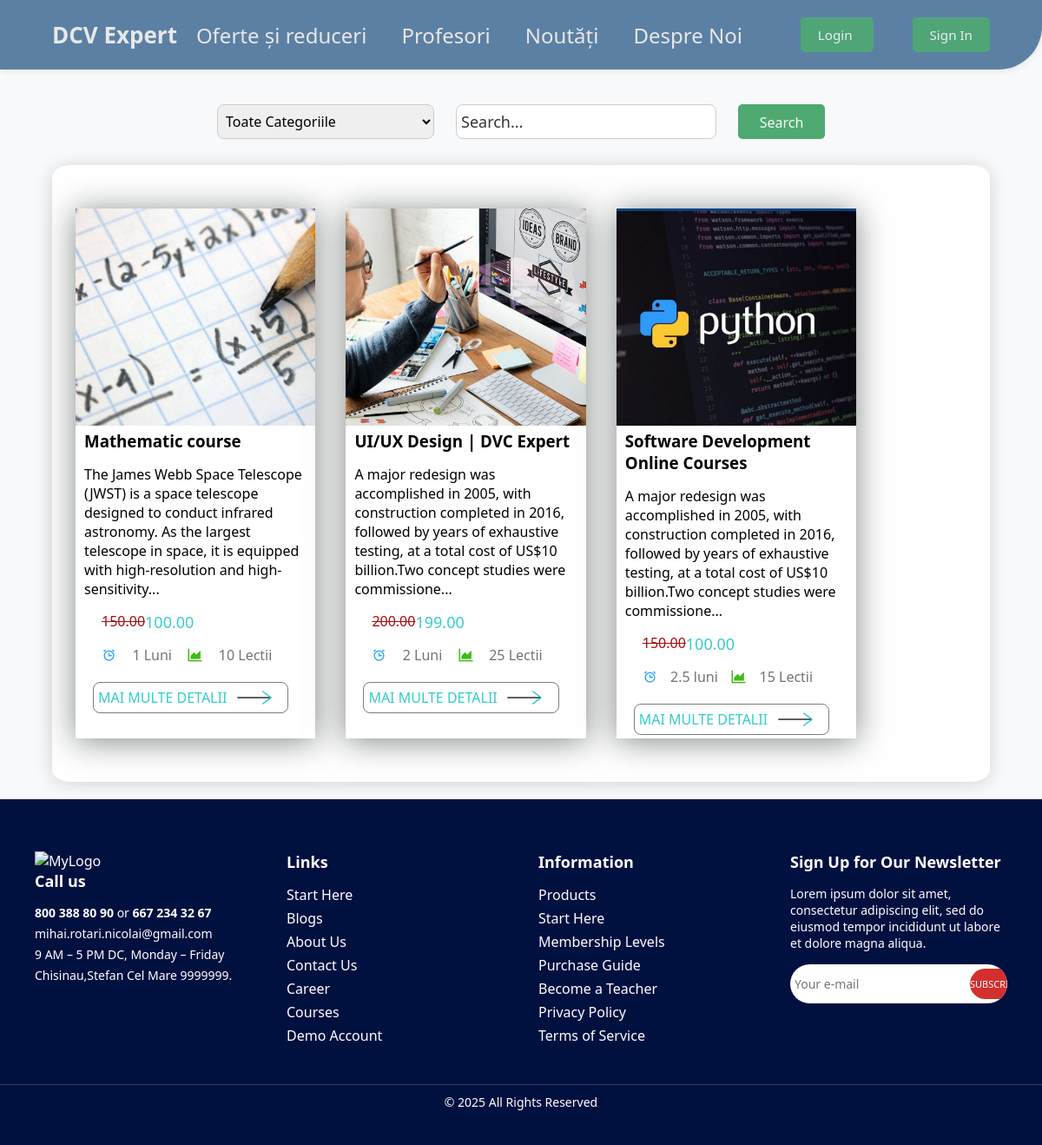
Page /courses/ on the committed database.
### DCVExpert/models.py (models this page shows, shortened)
class CoursCategory(models.Model):
    Category_name = models.CharField(max_length=255)

class Course(models.Model):
    name = models.CharField(max_length=510)
    photo = models.ImageField(upload_to=course_image_upload_path)
    price = models.ForeignKey('Price', on_delete=models.SET_NULL, null=True)
    about = models.ForeignKey('CourseDescription', on_delete=models.SET_NULL, null=True)
    category = models.ForeignKey('CoursCategory', on_delete=models.SET_NULL, null=True)
    teachers = models.ManyToManyField('Teacher')
    is_visibil = models.BooleanField(default=True)
    created_at = models.DateTimeField(auto_now_add=True)
    updated_at = models.DateTimeField(auto_now=True)

class CourseDescription(models.Model):
    short_description = models.TextField()
    description = models.TextField()
    duration = models.CharField(max_length=255)
    schedule = models.CharField(max_length=255)
    lesson_count = models.IntegerField()
    cours_descriprion_name = models.OneToOneField('Course', on_delete=models.CASCADE, related_name='description',null=True, blank=True)

class Price(models.Model):
    old_price = models.DecimalField(max_digits=10, decimal_places=2)
    new_price = models.DecimalField(max_digits=10, decimal_places=2)

### DCVExpert/views.py (the view)
# urls.py: path('courses/', courses, name='courses'),
def courses(request):
    try:
        courses = Course.objects.filter(is_visibil=True)
        categories = CoursCategory.objects.all()
        template = loader.get_template('DCVExpert/products.html')
        context = {'courses': courses,'categories':categories}
    except Poll.DoesNotExist:
        raise Http404("Poll does not exist")
    return HttpResponse(template.render(context, request))

### DCVExpert/templates/DCVExpert/products.html (shortened to what this page needs)
{% extends 'DCVExpert/template_base.html' %}
{% load static %}
    {% block css %}
    <link rel="stylesheet" href="{% static 'css/style_products.css' %}">
    {% endblock %}
    {% block content %}
    <section class="searchbar">
            <div class="row justify-content-center">
                <div class="col-md-6">
                    <form method="GET" action="{% url 'courses_list' %}">
                        <div class="input-group mb-3">
                            <select class="form-select" name="category_id" style="max-width: 250px;">
                                <option selected>{{ categories.3.Category_name }}</option>
                                </select>
                            <input type="text" name="search_query" class="form-control" placeholder="Search...">
                            <button class="btn btn-primary" type="submit">Search</button>
                        </div>
                    </form>
                </div>
            </div>
    </section>
    <section class="courses_section">
        <div class="Courses">
            {% for Cours in courses %}
            <div class="Cours">
                <div class="cours_img">
                    <img src="{{ Cours.photo.url }}" alt="Gourse groupe" class="cours_head_png">
                </div>
                <h3 class="cours_nam">{{ Cours.name }}</h3>
                <p class="cours_description">{{ Cours.about.short_description |slice:":190" }}...</p>
                <div class="cours_price">
                    <p class="old_price">{{ Cours.price.old_price }}</p>
                    <p class="actual_price">{{ Cours.price.new_price }}</p>
                </div>
                <div class="cours_details">
                    <img src="{% static 'img/course_detale_icons/icon akar-icons-calendar.png' %}" alt="Clock_icon"
                        class="cours_png">
                    <p class="cours_duration">{{ Cours.about.duration }}</p>
                    <img src="{% static 'img/course_detale_icons/icon ant-design-area-chart-outlined.png' %}" alt="chart_icon"
                        class="cours_png">
                    <p class="cours_lesson_count">{{ Cours.about.lesson_count }} Lectii</p>
                </div>
                <a href="{% url 'course' Cours.id %}" class="cours_learn_more">MAI MULTE DETALII</a>
            </div>
            {% endfor %}
        </div>
    </section>
    {% endblock %}

### DCVExpert/Static/css/base.css (style rules this page uses)
* { margin: 0; padding: 0; box-sizing: border-box; font-family: "Segoe UI", sans-serif; }
body { width: auto; background: #f8f9fa; color: #000; padding-top: calc(80px + 10px); }

### DCVExpert/Static/css/style_products.css (style rules this page uses)
.searchbar { max-width: 90%; display: flex; align-items: center; background: #f8f9fa; padding: 10px 20px; border-radius: 5px; margin: 0 auto; justify-content: center; }
.row { display: flex; justify-content: space-between; align-items: center; margin: 0 auto; max-width: 80%; padding: 20px 0; }
.form-select { height: 40px; width: 250px; padding: 5px; font-size: 16px; outline: none; margin-right: 10px; border: 1px solid #ccc; border-radius: 8px; }
.input-group { display: flex; align-items: center; }
.form-control { border: none; padding: 5px; font-size: 20px; outline: none; }
.form-control::placeholder { color: #333; }
.form-control { border-radius: 5px; width: 300px; height: 40px; margin-left: 15px; padding: 5px; font-size: 90%; border: 3px solid #ccc; }
.btn { margin-left: 25px; background: #24964f; color: #f8f9fa; border: none; padding: 10px 20px; border-radius: 5px; cursor: pointer; font-size: 100%; height: 40px; width: 100px; opacity: 0.8; }
.searchbar input { border: 1px solid #ccc; padding: 5px; font-size: 18px; outline: none; border-radius: 8px; }
.input-group { display: flex; align-items: center; position: relative; }
.courses_section { margin: 0 auto; max-width: 90%; background-color: #fff; margin: 0 auto; margin-bottom: 20px; box-shadow: 0px 2px 20px rgb(21,24,36,0.15993); position: relative; color: #000000; border-radius: 2%; }
.Courses { max-width: 95%; margin: 0 auto; position: relative; color: #000000; justify-content: center; }
.Courses { display: grid; grid-template-columns: repeat(5, 1fr); grid-column-gap:35px; }
.Cours { max-height: 610px; background-color: #fff; box-shadow: 0px 3px 35px rgba(10, 18, 18, 0.507); align-content:flex-start; margin: 50px auto; margin-top: 50px; }
.cours_nam { padding: 5px 10px 10px 10px; }
.cours_description { padding: 5px 10px 10px 10px; }
.cours_img { margin: 0 ; width: auto; height: 250px ; overflow: hidden; top:0; left:0; }
.cours_head_png { top: 0; left: 0; width: 100%; height: 250px; margin: 0; padding: 0; object-fit: cover; display: block; }
.cours_learn_more { border: 1px solid rgb(126, 124, 124); padding: 5px; margin-left: 20px; display: inline-block; padding-right: 70px; font-size: 16px; line-height: 24px; color: #33cccc; text-decoration: none; background: url(../img/right-arrow.png) no-repeat 90% center; background-size: 40px 30px; transition: .2 all; border-radius: 8px; }
.cours_price { display: flex; justify-content: space-between; align-items: left; padding: 5px 140px 10px 30px; }
.old_price { text-decoration: line-through; color: #a70e0e; }
.actual_price { font-size: large; color: #33cccc; }
.cours_details { font-size: 16px; color: #737373; width: auto; display: flex; justify-content: space-between; align-items: center; padding: 5px 50px 20px 30px; }
.cours_details img { max-width: 50px; max-height: 30px; }

### rows in the picture
CoursCategory: category_id "Toate Categoriile"
Course: photo (picture), name "Mathematic course", about.short_description "The James Webb Space Telescope (JWST) is a space telescope designed to conduct infrared astronomy. As the largest telescope in space, it is equipped with high-resolution and high-sensitivity", price.old_price "150.00", price.new_price "100.00", about.duration "1 Luni", about.lesson_count "10"
Course: photo (picture), name "UI/UX Design | DVC Expert", about.short_description "A major redesign was accomplished in 2005, with construction completed in 2016, followed by years of exhaustive testing, at a total cost of US$10 billion.Two concept studies were commissione", price.old_price "200.00", price.new_price "199.00", about.duration "2 Luni", about.lesson_count "25"
Course: photo (picture), name "Software Development Online Courses", about.short_description "A major redesign was accomplished in 2005, with construction completed in 2016, followed by years of exhaustive testing, at a total cost of US$10 billion.Two concept studies were commissione", price.old_price "150.00", price.new_price "100.00", about.duration "2.5 luni", about.lesson_count "15"
